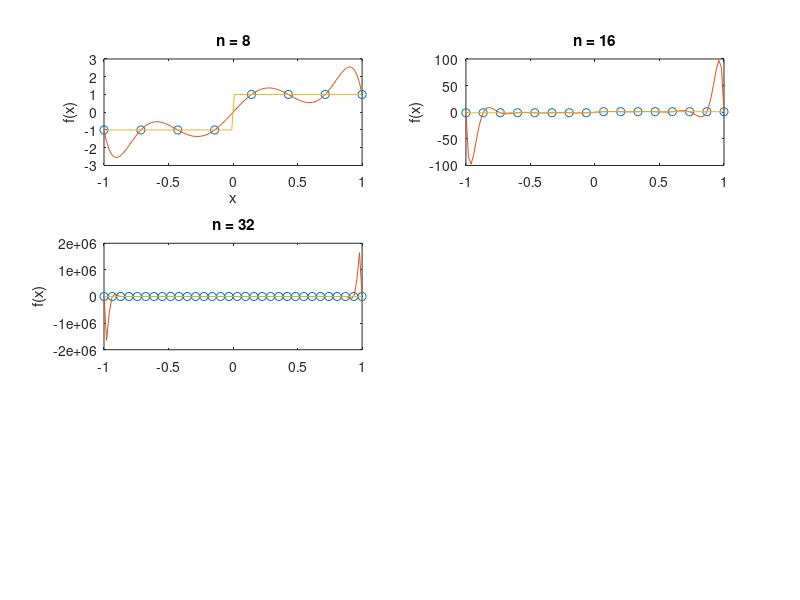

This figure's MATLAB source:
% polyInterpol2
% MATT ZELLER
% 07/?/18
% PHYS 428
% Perfom poly interpolation using equally
% x is the set of equally spaced points
% y is function to be interpolated(look
% at first example in polyfit doc)
% x1 is for finer mesh
n=8;
x = linspace(-1,1,n);
% generate chebyshev points in v
% for i = 1:n
% v = -cos((pi/(n+1))*(0.5+i));
% end
f = abs(x);
F = sign(x);
% use polyfit to fit a nth-degree polynomial to
% the points on the function
p = polyfit(x,f,n);
p1 = polyfit(x,F,n)
%pC1 = polyfit(v,f,n)
x1 = linspace(-1,1);
f1 = polyval(p,x1);
F1 = polyval(p1,x1);

figure(1)
subplot(3,2,1)
plot(x,F,'o')
hold on
plot(x1,F1)
plot(x1,sign(x1))
hold off
title(['n = ',num2str(n)])
ylabel('f(x)')
xlabel('x')

subplot(3,2,2)
plot(x,f)
hold on
plot(x1,f1)
plot(x1,abs(x1))
hold off
title(['n = ',num2str(n)])
ylabel('f(x)')


n = 16

x = linspace(-1,1,n);
% generate chebyshev points in v
% for i = 1:n
% v = -cos((pi/(n+1))*(0.5+i));
% end
f = abs(x);
F = sign(x);
% use polyfit to fit a nth-degree polynomial to
% the points on the function
p = polyfit(x,f,n);
p1 = polyfit(x,F,n)
%pC1 = polyfit(v,f,n)
x1 = linspace(-1,1);
f1 = polyval(p,x1);
F1 = polyval(p1,x1);

figure(1)
subplot(3,2,2)
plot(x,F,'o')
hold on
plot(x1,F1)
plot(x1,sign(x1))
hold off
title(['n = ',num2str(n)])
ylabel('f(x)')

n = 32

x = linspace(-1,1,n);
% generate chebyshev points in v
% for i = 1:n
% v = -cos((pi/(n+1))*(0.5+i));
% end
f = abs(x);
F = sign(x);
% use polyfit to fit a nth-degree polynomial to
% the points on the function
p = polyfit(x,f,n);
p1 = polyfit(x,F,n)
%pC1 = polyfit(v,f,n)
x1 = linspace(-1,1);
f1 = polyval(p,x1);
F1 = polyval(p1,x1);

figure(1)
subplot(3,2,3)
plot(x,F,'o')
hold on
plot(x1,F1)
plot(x1,sign(x1))
hold off
title(['n = ',num2str(n)])
ylabel('f(x)')



